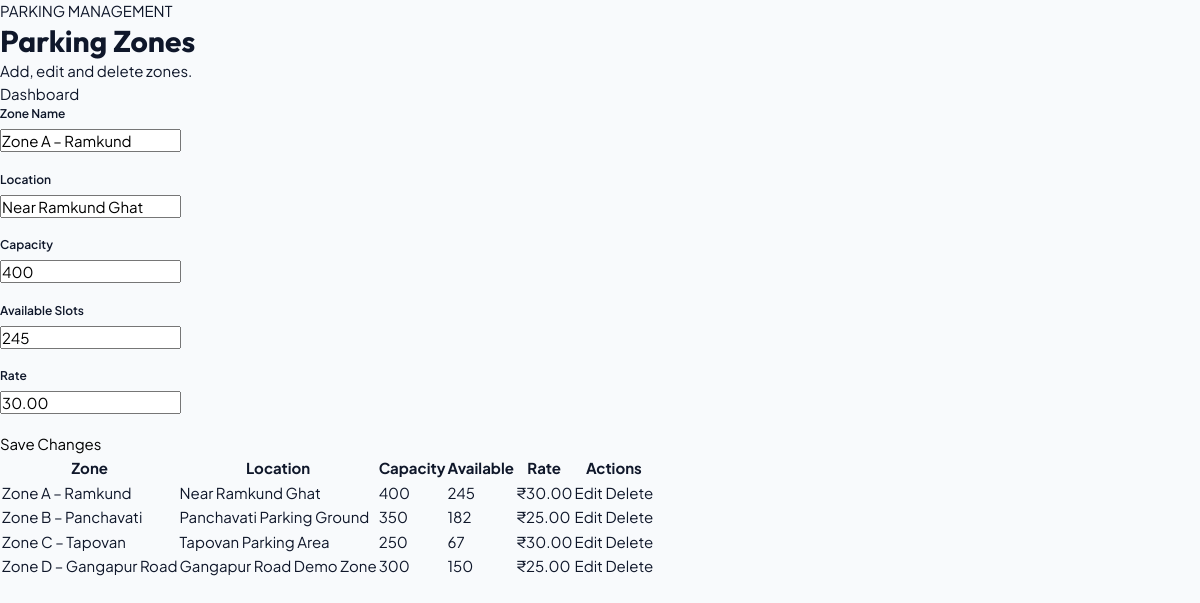
/php/zones.php?edit=1 (signed in), run on the app's committed database.
### tables this page shows
CREATE TABLE parking_zones (
  id INT PRIMARY KEY AUTO_INCREMENT,
  provider_id INT NOT NULL,
  zone_name VARCHAR(100) NOT NULL,
  location VARCHAR(150) NOT NULL,
  capacity INT NOT NULL,
  available_slots INT NOT NULL,
  rate DECIMAL(10,2) NOT NULL,
  FOREIGN KEY(provider_id) REFERENCES providers(id) ON DELETE CASCADE
);

### php/zones.php (the view, shortened to what this page needs)
<?php
session_start();if(!isset($_SESSION["admin"])){header("Location: login.php");exit;}require "db.php";
$message="";$edit=null;
if(isset($_GET["edit"])){ $id=(int)$_GET["edit"];$r=$conn->query("SELECT * FROM parking_zones WHERE id=$id");$edit=$r->fetch_assoc(); }
$zones=$conn->query("SELECT * FROM parking_zones ORDER BY id");
?>
<!DOCTYPE html><html><head><meta charset="UTF-8"><meta name="viewport" content="width=device-width,initial-scale=1.0"><title>Parking Zones | KumbhPark</title><link rel="stylesheet" href="../style.css"></head>
<body><div class="dashboard"><div class="dashboard-head"><div><span class="small-title">PARKING MANAGEMENT</span><h1>Parking Zones</h1><p>Add, edit and delete zones.</p></div><a class="secondary-btn" href="dashboard.php">Dashboard</a></div>
<form method="POST" class="panel"><div class="form-grid"><input type="hidden" name="id" value="<?php echo htmlspecialchars($edit["id"]??""); ?>"><div class="form-group"><label>Zone Name</label><input name="zone_name" required value="<?php echo htmlspecialchars($edit["zone_name"]??""); ?>"></div><div class="form-group"><label>Location</label><input name="location" required value="<?php echo htmlspecialchars($edit["location"]??""); ?>"></div><div class="form-group"><label>Capacity</label><input name="capacity" type="number" required value="<?php echo htmlspecialchars($edit["capacity"]??""); ?>"></div><div class="form-group"><label>Available Slots</label><input name="available" type="number" required value="<?php echo htmlspecialchars($edit["available_slots"]??""); ?>"></div><div class="form-group"><label>Rate</label><input name="rate" type="number" step="0.01" required value="<?php echo htmlspecialchars($edit["rate"]??""); ?>"></div></div><button class="form-submit" name="<?php echo $edit?"update":"add"; ?>"><?php echo $edit?"Save Changes":"Add Parking Zone"; ?></button></form>
<section class="panel"><table class="data-table"><tr><th>Zone</th><th>Location</th><th>Capacity</th><th>Available</th><th>Rate</th><th>Actions</th></tr><?php while($z=$zones->fetch_assoc()): ?><tr><td><?php echo htmlspecialchars($z["zone_name"]); ?></td><td><?php echo htmlspecialchars($z["location"]); ?></td><td><?php echo $z["capacity"]; ?></td><td><?php echo $z["available_slots"]; ?></td><td>₹<?php echo $z["rate"]; ?></td><td><a class="mini-btn" href="?edit=<?php echo $z["id"]; ?>">Edit</a> <a class="mini-btn danger" href="?delete=<?php echo $z["id"]; ?>" onclick="return confirm('Delete this zone?')">Delete</a></td></tr><?php endwhile; ?></table></section></div></body></html>

### style.css (style rules this page uses)
:root { --primary: #0d7658; --primary-light: #129a73; --primary-dark: #09533e; --primary-subtle: #e8f5f0; --accent: #f59e0b; --accent-light: #fbbf24; --accent-dark: #d97706; --accent-subtle: #fef3c7; --slot-available-bg: #ecfdf5; --slot-available-border: #10b981; --slot-available-text: #065f46; --slot-available-glow: rgba(16, 185, 129, 0.25); --slot-booked-bg: #fef2f2; --slot-booked-border: #ef4444; --slot-booked-text: #991b1b; --slot-booked-glow: rgba(239, 68, 68, 0.2); --slot-reserved-bg: #fffbeb; --slot-reserved-border: #f59e0b; --slot-reserved-text: #92400e; --slot-reserved-glow: rgba(245, 158, 11, 0.2); --slot-unavailable-bg: #f1f5f9; --slot-unavailable-border: #64748b; --slot-unavailable-text: #334155; --slot-unavailable-glow: rgba(100, 116, 139, 0.15); --bg-page: #f8fafc; --bg-surface: #ffffff; --bg-elevated: #ffffff; --text-main: #0f172a; --text-muted: #64748b; --text-subtle: #94a3b8; --border-light: #e2e8f0; --border-focus: #0d7658; --shadow-sm: 0 1px 2px 0 rgba(0, 0, 0, 0.05); --shadow-md: 0 4px 6px -1px rgba(0, 0, 0, 0.07), 0 2px 4px -2px rgba(0, 0, 0, 0.05); --shadow-lg: 0 10px 15px -3px rgba(0, 0, 0, 0.08), 0 4px 6px -4px rgba(0, 0, 0, 0.04); --shadow-xl: 0 20px 25px -5px rgba(0, 0, 0, 0.1), 0 8px 10px -6px rgba(0, 0, 0, 0.05); --shadow-glow: 0 0 20px rgba(13, 118, 88, 0.15); --radius-sm: 8px; --radius-md: 12px; --radius-lg: 18px; --radius-full: 9999px; --sidebar-width: 260px; --navbar-height: 72px; }
*, *::before, *::after { margin: 0; padding: 0; box-sizing: border-box; }
html { scroll-behavior: smooth; font-size: 15px; }
body { font-family: 'Plus Jakarta Sans', system-ui, -apple-system, sans-serif; background-color: var(--bg-page); color: var(--text-main); line-height: 1.5; min-height: 100vh; -webkit-font-smoothing: antialiased; }
h1, h2, h3, h4, h5, h6 { font-family: 'Outfit', 'Plus Jakarta Sans', sans-serif; color: var(--text-main); font-weight: 700; line-height: 1.25; }
a { text-decoration: none; color: inherit; transition: all 0.2s ease; }
button, input, select, textarea { font-family: inherit; font-size: inherit; }
button { cursor: pointer; border: none; background: none; transition: all 0.2s ease; }
.form-group { margin-bottom: 18px; }
.form-group label { display: block; font-size: 12px; font-weight: 600; color: var(--text-main); margin-bottom: 6px; }

### data on the page
parking_zones: zone_name "Zone A – Ramkund", location "Near Ramkund Ghat", capacity "400", available "245", rate "30.00", available_slots "245"
parking_zones: zone_name "Zone B – Panchavati", location "Panchavati Parking Ground", capacity "350", available_slots "182", rate "25.00"
parking_zones: zone_name "Zone C – Tapovan", location "Tapovan Parking Area", capacity "250", available_slots "67", rate "30.00"
parking_zones: zone_name "Zone D – Gangapur Road", location "Gangapur Road Demo Zone", capacity "300", available_slots "150", rate "25.00"
